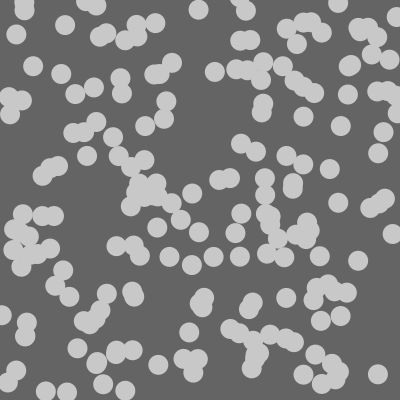
Frame 1 (no input)
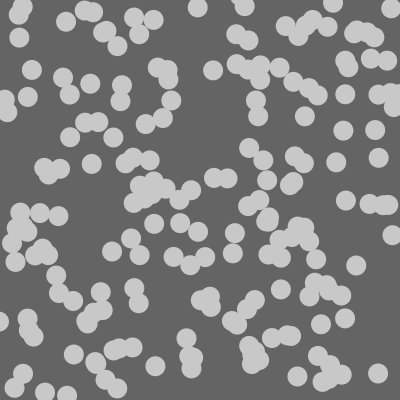
Frame 60 (the mouse pressed at the canvas centre just before this capture)
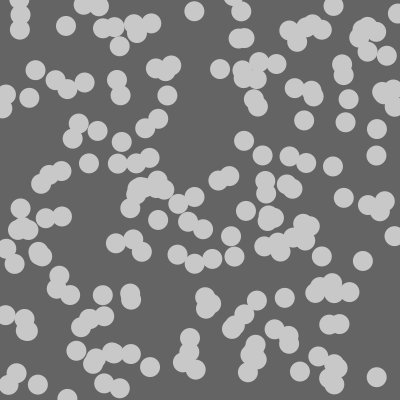
Frame 120 (the mouse held since frame 60 and released just before this capture)

The Processing sketch that drew these frames (run headless with seeded random() and noise(); from frame 60 on, the mouse is pressed at the canvas centre):

// Processing sketch: Nervous
// ── Nervous.pde
// Nervous
//
// Draw a number of particles which jitter
// in place. Uses a 2d array to store the
// precomputed positions.
//
// Dan Wilcox danomatika.com 2016

// 2d array
float points[][];

// static define, useful for small data sets
// float points[][] = {
//  {100, 100},  
//  {200, 200}
//};

int num = 200;

void setup() {
  size(400, 400);
  frameRate(24);
  
  // create and load the array with random positions
  points = new float[num][2];
  for(int i = 0; i < points.length; ++i) {
    points[i][0] = random(width);
    points[i][1] = random(height);
  }
}

void draw() {
  background(100);
  fill(200);
  noStroke();
  
  // draw each position & jitter in place using random
  for(int i = 0; i < points.length; ++i) {
    float x = points[i][0] + random(-5, 5);
    float y = points[i][1] + random(-5, 5);
    ellipse(x, y, 20, 20);  
  }
}
